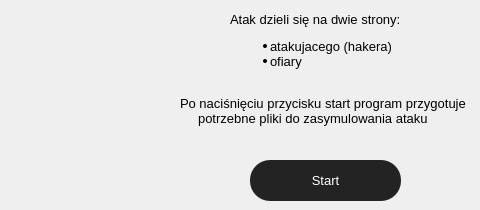
                 <widget class="QWidget" name="ransom_1">
                  <widget class="QLabel" name="label_8">
                   <property name="geometry">
                    <rect>
                     <x>180</x>
                     <y>90</y>
                     <width>291</width>
                     <height>41</height>
                    </rect>
                   </property>
                   <property name="font">
                    <font>
                     <pointsize>10</pointsize>
                    </font>
                   </property>
                   <property name="text">
                    <string>Po naciśnięciu przycisku start program przygotuje 
     potrzebne pliki do zasymulowania ataku</string>
                   </property>
                  </widget>
                  <widget class="QPushButton" name="ransom_bt__1">
                   <property name="geometry">
                    <rect>
                     <x>250</x>
                     <y>160</y>
                     <width>151</width>
                     <height>41</height>
                    </rect>
                   </property>
                   <property name="font">
                    <font>
                     <pointsize>10</pointsize>
                     <weight>50</weight>
                     <bold>false</bold>
                    </font>
                   </property>
                   <property name="styleSheet">
                    <string notr="true">QPushButton {
	color: rgb(255, 255, 255);
	background-color: rgb(35, 35, 35);
	border: 0px solid;
	border-radius: 20px;
}
QPushButton:hover {
	background-color: rgb(85, 170, 255);
}</string>
                   </property>
                   <property name="text">
                    <string>Start</string>
                   </property>
                  </widget>
                  <widget class="QLabel" name="label_9">
                   <property name="geometry">
                    <rect>
                     <x>230</x>
                     <y>10</y>
                     <width>181</width>
                     <height>61</height>
                    </rect>
                   </property>
                   <property name="text">
                    <string>&lt;html&gt;&lt;head/&gt;&lt;body&gt;&lt;p&gt;&lt;span style=&quot; font-size:10pt;&quot;&gt;Atak dzieli się na dwie strony:&lt;/span&gt;&lt;/p&gt;&lt;ul style=&quot;margin-top: 0px; margin-bottom: 0px; margin-left: 0px; margin-right: 0px; -qt-list-indent: 1;&quot;&gt;&lt;li style=&quot; margin-top:12px; margin-bottom:0px; margin-left:0px; margin-right:0px; -qt-block-indent:0; text-indent:0px;&quot;&gt;&lt;span style=&quot; font-size:10pt;&quot;&gt;atakujacego (hakera) &lt;/span&gt;&lt;/li&gt;&lt;li style=&quot; margin-top:0px; margin-bottom:0px; margin-left:0px; margin-right:0px; -qt-block-indent:0; text-indent:0px;&quot;&gt;&lt;span style=&quot; font-size:10pt;&quot;&gt;ofiary &lt;/span&gt;&lt;/li&gt;&lt;/ul&gt;&lt;/body&gt;&lt;/html&gt;</string>
                   </property>
                  </widget>
                 </widget>
